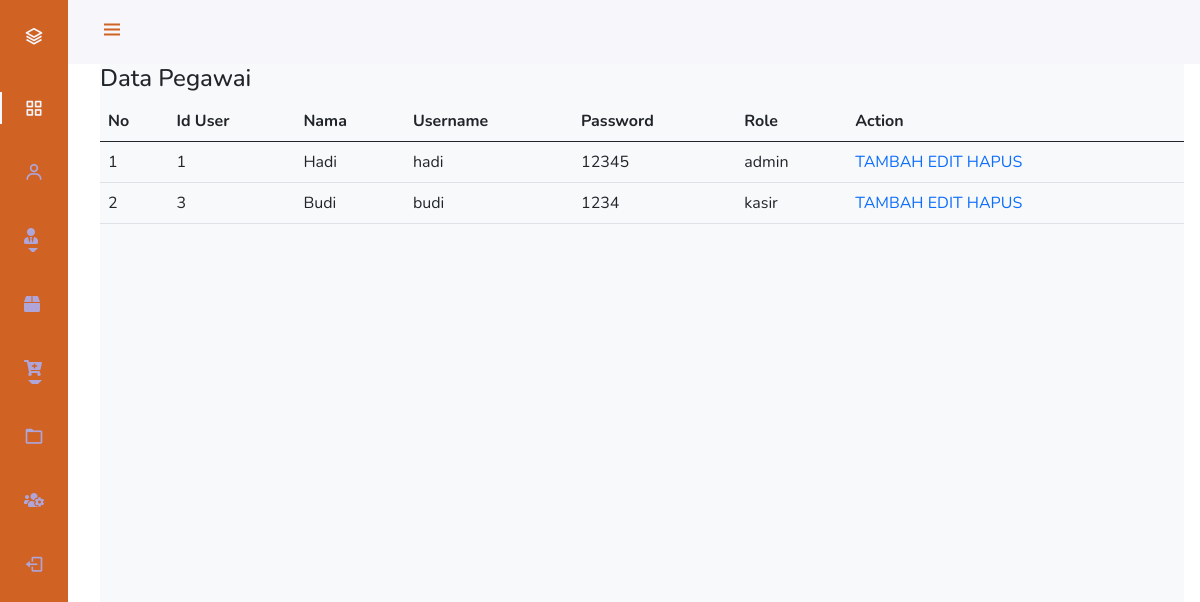
Screenshot of /admin/pegawai.php with the database file from the repository.
### tables this page shows
CREATE TABLE `user` (
  `id_user` int(11) NOT NULL,
  `name` varchar(50) NOT NULL,
  `username` varchar(30) NOT NULL,
  `password` varchar(20) NOT NULL,
  `role` enum('admin','kasir') DEFAULT NULL
);

### admin/pegawai.php (the view, shortened to what this page needs)
<!doctype html>
<html lang="en">
  <head>
    <link rel="stylesheet" href="https://cdn.jsdelivr.net/npm/bootstrap@5.0.2/dist/css/bootstrap.min.css">
    <link rel="stylesheet" href="css/admin.css">
	<link rel="stylesheet" href="https://cdn.jsdelivr.net/npm/boxicons@latest/css/boxicons.min.css">
	<link rel="stylesheet" href="https://use.fontawesome.com/releases/v5.7.2/css/all.css">
  </head>
  <body id="body-pd">
  <header class="header" id="header">
        <div class="header_toggle"> <i class='bx bx-menu' id="header-toggle"></i> </div>
        <div class="header_img"> <img src="https://i.imgur.com/hczKIze.jpg" alt=""> </div>
    </header>
    <div class="l-navbar" id="nav-bar">
        <nav class="nav">
            <div> <a href="#" class="nav_logo"> <i class='bx bx-layer nav_logo-icon'></i> <span class="nav_logo-name">BBBootstrap</span> </a>
                <div class="nav_list"> <a href="halaman_admin.php" class="nav_link active"> <i class='bx bx-grid-alt nav_icon'></i> <span class="nav_name">Dashboard</span> </a>
			        	<a href="customer.php" class="nav_link"> <i class='bx bx-user nav_icon'></i> <span class="nav_name">Pengguna</span> </a>
                <li class="nav-item dropdown">
                <a  class="nav_link dropdown-toggle" data-bs-toggle="dropdown" role="button" aria-expanded="false"> <i class="fas fa-user-tie"></i> <span class="nav_name">Membership</span> </a>
                </li>
                <a href="jenis_paket.php" class="nav_link"> <i class="fas fa-box"></i> <span class="nav_name">Paket Laundry</span> </a>
                <li class="nav-item dropdown">
                <a  class="nav_link dropdown-toggle" data-bs-toggle="dropdown" role="button" aria-expanded="false"> <i class="fas fa-cart-plus"></i> <span class="nav_name">Pembelian</span> </a>
                </li>
                <a href="pemesanan.php" class="nav_link"> <i class='bx bx-folder nav_icon'></i> <span class="nav_name">Pemesanan</span> </a>
                <a href="pegawai.php" class="nav_link">  <i class="fas fa-users-cog"></i> <span class="nav_name">Pegawai</span> </a>
            </div> <a href="/logout.php" class="nav_link"> <i class='bx bx-log-out nav_icon'></i> <span class="nav_name">SignOut</span> </a>
        </nav>
    </div>
    <div class="height-100 bg-light">
    <h4>Data Pegawai</h4>
    <div class="table-responsive">
        <table class="table">
  <thead>
    <tr>
      <th scope="col">No</th>
      <th scope="col">Id User</th>
      <th scope="col">Nama</th>
      <th scope="col">Username</th>
      <th scope="col">Password</th>
      <th scope="col">Role</th>
      <th scope="col">Action</th>
    </tr>
  </thead>
    <?php
include "../config.php";
$no=1;
$ambil= mysqli_query($connect, "select * from user");
while($tampil = mysqli_fetch_array($ambil)){
    ?>
    <tr>
        <td><?php echo $no++; ?></td>
        <td><?php echo $tampil['id_user']; ?></td>
        <td><?php echo $tampil['name']; ?></td>
        <td><?php echo $tampil['username']; ?></td>
        <td><?php echo $tampil['password']?></td>
        <td><?php echo $tampil['role']; ?></td>
        <td>
            <a href="tambah_pegawai.php">TAMBAH</a>
            <a href="edit_pegawai.php?id_user=<?php echo $tampil['id_user']; ?>">EDIT</a>
            <a href="hapus_pegawai.php?id_user=<?php echo $tampil['id_user']; ?>">HAPUS</a>
        </td>
    </tr>
<?php
}
    ?>
    </table>
    </div>
    </div>
  </body>
</html>

### admin/css/admin.css (style rules this page uses)
:root { --header-height: 3rem; --nav-width: 68px; --first-color: #D06224; --first-color-light: #AFA5D9; --white-color: #F7F6FB; --body-font: 'Nunito', sans-serif; --normal-font-size: 1rem; --z-fixed: 100 }
body { position: relative; margin: var(--header-height) 0 0 0; padding: 0 1rem; font-family: var(--body-font); font-size: var(--normal-font-size); transition: .5s }
a { text-decoration: none }
.header { width: 100%; height: var(--header-height); position: fixed; top: 0; left: 0; display: flex; align-items: center; justify-content: space-between; padding: 0 1rem; background-color: var(--white-color); z-index: var(--z-fixed); transition: .5s }
.header_toggle { color: var(--first-color); font-size: 1.5rem; cursor: pointer }
.header_img { width: 35px; height: 35px; display: flex; justify-content: center; border-radius: 50%; overflow: hidden }
.header_img img { width: 40px }
.l-navbar { position: fixed; top: 0; left: -30%; width: var(--nav-width); height: 100vh; background-color: var(--first-color); padding: .5rem 1rem 0 0; transition: .5s; z-index: var(--z-fixed) }
.nav { height: 100%; display: flex; flex-direction: column; justify-content: space-between; overflow: hidden }
.nav_logo, .nav_link { display: grid; grid-template-columns: max-content max-content; align-items: center; column-gap: 1rem; padding: .5rem 0 .5rem 1.5rem }
.nav_logo { margin-bottom: 2rem }
.nav_logo-icon { font-size: 1.25rem; color: var(--white-color) }
.nav_link { position: relative; color: var(--first-color-light); margin-bottom: 1.5rem; transition: .3s }
.nav_icon { font-size: 1.25rem }
.active { color: var(--white-color) }
.active::before { content: ''; position: absolute; left: 0; width: 2px; height: 32px; background-color: var(--white-color) }
.height-100 { height: 100vh }
@media screen and (min-width: 768px) { body { margin: calc(var(--header-height) + 1rem) 0 0 0; padding-left: calc(var(--nav-width) + 2rem) } }
@media screen and (min-width: 768px) { .header { height: calc(var(--header-height) + 1rem); padding: 0 2rem 0 calc(var(--nav-width) + 2rem) } }
@media screen and (min-width: 768px) { .header_img { width: 40px; height: 40px } }
@media screen and (min-width: 768px) { .header_img img { width: 45px } }
@media screen and (min-width: 768px) { .l-navbar { left: 0; padding: 1rem 1rem 0 0 } }

### rows the page displays
user: id_user "1", name "Hadi", username "hadi", password "12345", role "admin"
user: id_user "3", name "Budi", username "budi", password "1234", role "kasir"
